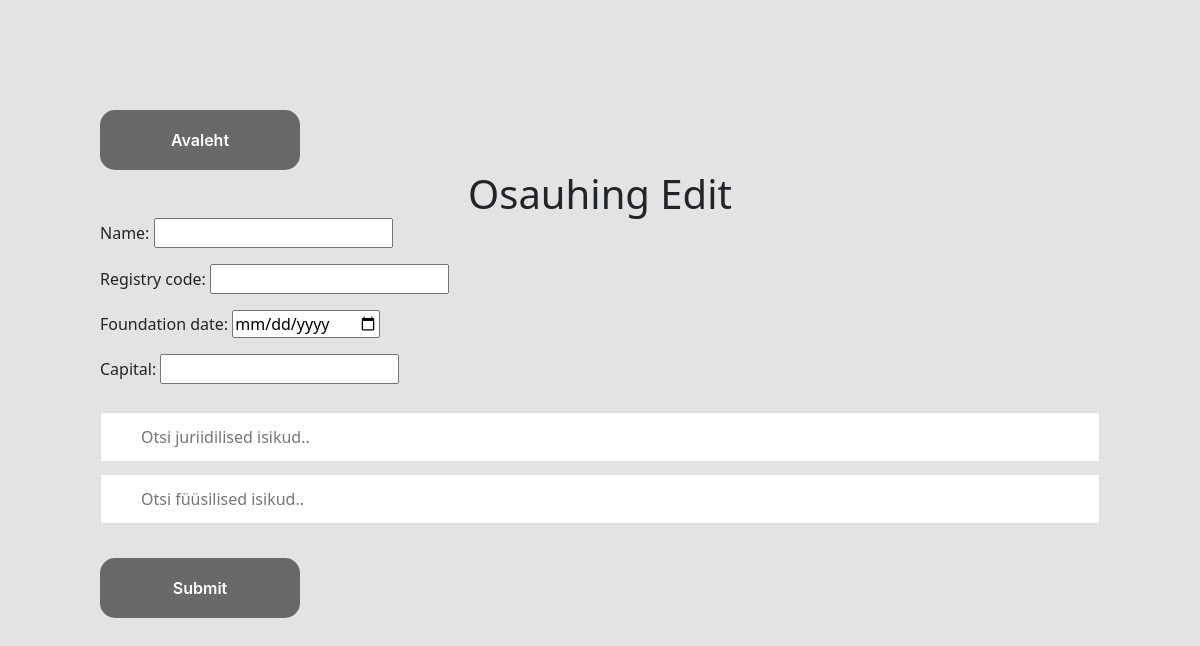
The page /new on the database as committed earlier.
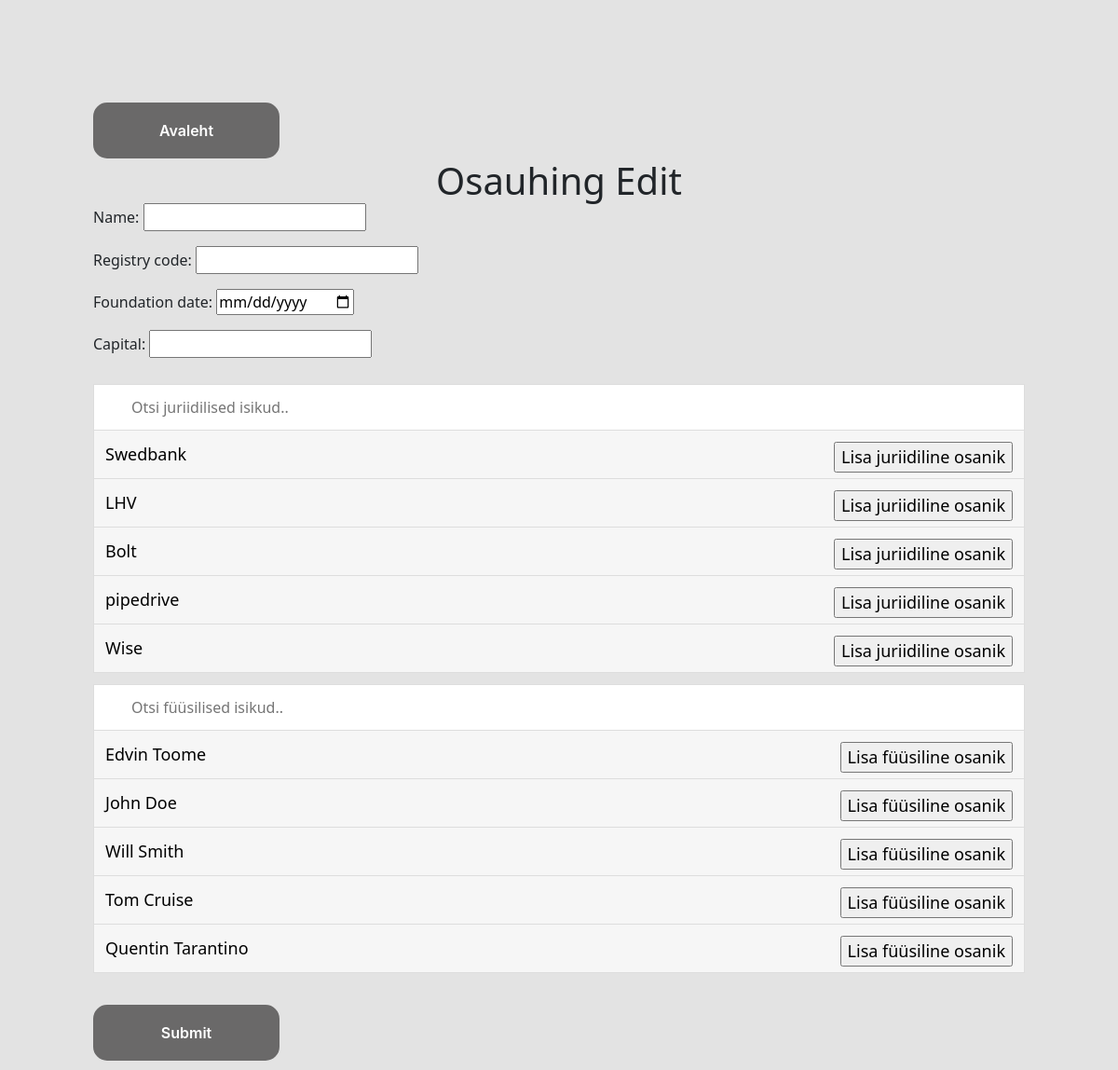
The same page on the database as committed later.
### osauhing/models.py (models this page shows)
class InitialLegalPartner(models.Model):
    name = models.CharField(max_length=100, validators=[MinLengthValidator(3), alphanumeric])
    registry_code = models.CharField(max_length=7, validators=[MinLengthValidator(7), numeric])
    def __str__(self):
        return self.name

class InitialPhysicalPartner(models.Model):
    first_name = models.CharField(max_length=100, validators=[MinLengthValidator(2), alphanumeric])
    last_name = models.CharField(max_length=100, validators=[MinLengthValidator(2), alphanumeric])
    personal_code = models.CharField(max_length=12,validators=[MinLengthValidator(11), numeric])
    def __str__(self):
        return self.first_name + ' ' + self.last_name

### osauhing/views.py (the view, shortened to what this page needs)
# urls.py: path('new', views.OsauhingCreate.as_view(), name='osauhing_new'),
class OsauhingCreate(CreateView):
    model = Osauhing
    def get_context_data(self, **kwargs):
        context = super(OsauhingCreate, self).get_context_data(**kwargs)
        context['legalpartners_formset'] = LegalPartnerFormset(prefix='legalpartners_formset')
        context['physicalpartners_formset'] = PhysicalPartnerFormset(prefix='physicalpartners_formset')
        context['all_legal_partners'] = InitialLegalPartner.objects.all()
        context['all_physical_partners'] = InitialPhysicalPartner.objects.all()
        return context
    form_class = CreateOsauhingForm
    template = 'osauhing/osauhing_form.html'

### osauhing/forms.py
class CreateOsauhingForm(forms.ModelForm):
    class Meta:
        model = Osauhing
        fields = ['name', 'registry_code', 'foundation_date', 'capital']
    name = forms.CharField()
    registry_code = forms.CharField()
    foundation_date = forms.DateField(widget=DateInput)
    capital = forms.DecimalField()

### osauhing/templates/osauhing/osauhing_form.html (shortened to what this page needs)
<link href="https://cdn.jsdelivr.net/npm/bootstrap@5.2.3/dist/css/bootstrap.min.css" rel="stylesheet">
<link rel="stylesheet" href="{{ STATIC_URL }} /static/osauhing/style.css">
<button class="button-27"onclick="location.href='/';">Avaleht</button>
<h1>Osauhing Edit</h1>
<form method="post">{% csrf_token %}
    {{ form.as_p }}
    <input type="text" id="myInput" onkeyup="myFunction()" placeholder="Otsi juriidilised isikud.." title="Type in a name">
    <ul id="myUL">
    {% for legal_partner in all_legal_partners %}
    <li id="myli" ><a href="#" id="mya" >{{ legal_partner }} <input type="button" value="Lisa juriidiline osanik" style="float:right" onclick="add_legal_partner_info('{{legal_partner}}')"  id="btn_add_legal_partner"/></a>
    </li>
{% endfor %}
</ul>
<input type="text" id="myphysicalInput" onkeyup="myPhysicalFunction()" placeholder="Otsi füüsilised isikud.." title="Type in a name">
<ul id="myphysicalUL">
{% for physical_partner in all_physical_partners %}
<li id="myphysicalli"><a href="#" id="myphysicala" >{{ physical_partner }} <input type="button" style="float:right" value="Lisa füüsiline osanik" onclick="add_physical_partner_info('{{physical_partner}}')"  id="btn_add_physical_partner"/></a>
</li>
{% endfor %}
</ul>
<div id="legalpartners">
</div>
<div id="physicalpartners">
</div>
    <input type="submit" class="button-27" value="Submit" />
</form>

Rows that differ between the two databases and show on the page:
added InitialLegalPartner: name "Swedbank"
added InitialLegalPartner: name "LHV"
added InitialLegalPartner: name "Bolt"
added InitialLegalPartner: name "pipedrive"
added InitialLegalPartner: name "Wise"
added InitialPhysicalPartner: first_name+last_name "Edvin Toome"
added InitialPhysicalPartner: first_name+last_name "John Doe"
added InitialPhysicalPartner: first_name+last_name "Will Smith"
added InitialPhysicalPartner: first_name+last_name "Tom Cruise"
added InitialPhysicalPartner: first_name+last_name "Quentin Tarantino"
